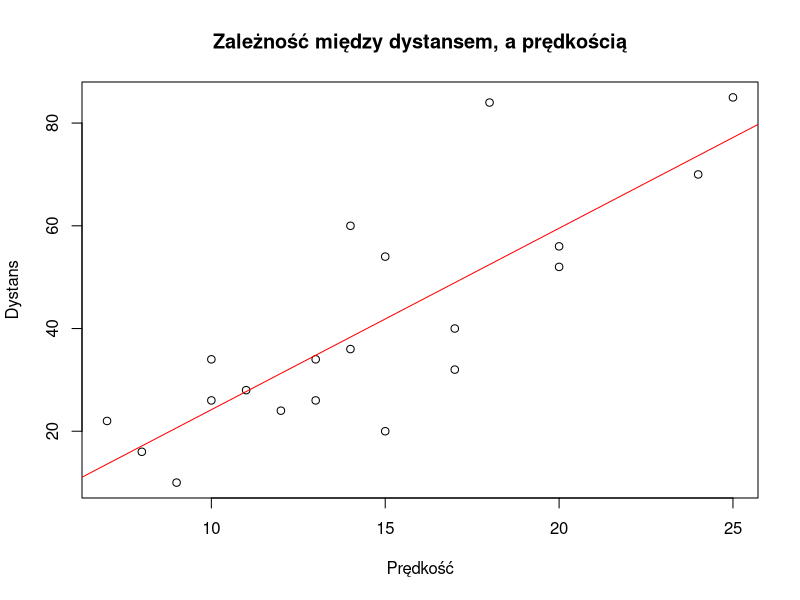

The R source for this figure:
## ---- chunk 1
pdf.options(encoding='ISOLatin2.enc')

m2l <- function(matr) {
    printmrow <- function(x) {
        ret <- paste(paste(x,collapse = " & "),"\\\\")
        sprintf(ret)
    }
    out <- apply(matr,1,printmrow)
    out2 <- paste("\\begin{bmatrix}",paste(out,collapse=' '),"\\end{bmatrix}")
    return(out2)
}
## ---- chunk 2
car_sub <- cars[sample(1:50,20),]
## ---- chunk 3
XtX <- crossprod(cbind(1,car_sub$speed))
XtX_1 <- solve(XtX)
XtY <- crossprod(cbind(1,car_sub$speed),as.matrix(car_sub$dist))
B <- XtX_1 %*% XtY
## ---- chunk 4
lm <- lm(dist ~ speed, car_sub)
plot(x = car_sub$speed,
     y = car_sub$dist,
     xlab = 'Prędkość',
     ylab = 'Dystans',
     main = 'Zależność między dystansem, a prędkością')
abline(coef=coef(lm),col='red')
